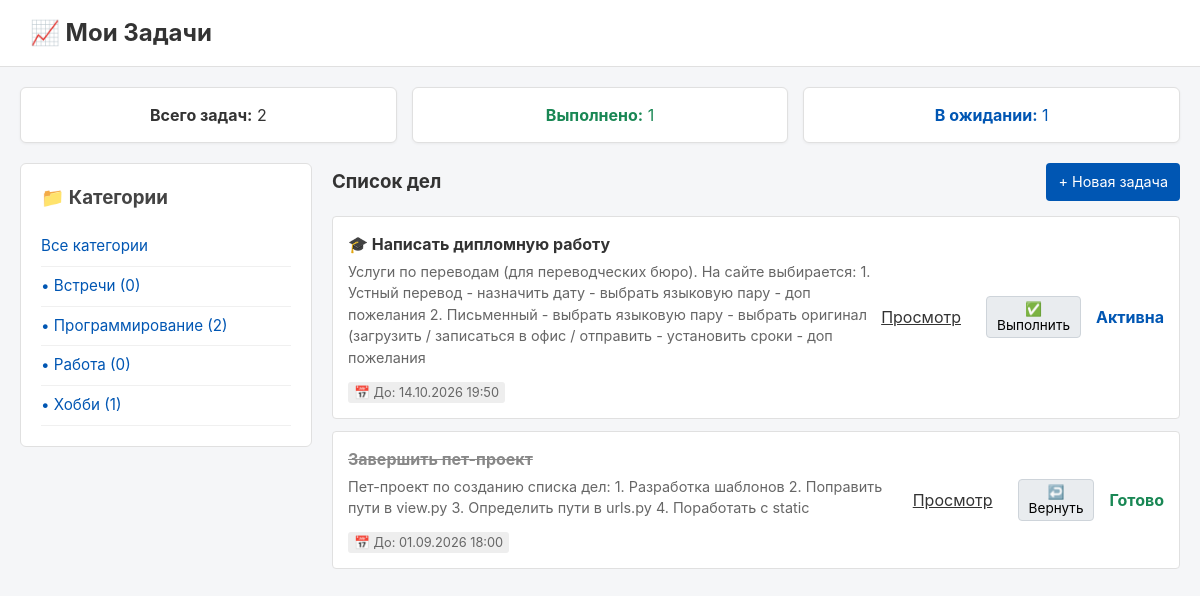
/?category=1, run on the app's committed database.
### todoapp/models.py (models this page shows, shortened)
class Category(models.Model):
    name = models.CharField(
        max_length = 60,
        verbose_name = "Название",
        help_text = "Введите название категории:"
    )
    class Meta:
        verbose_name = "Категория"
        verbose_name_plural = "Категории"
        ordering = ['name']

class Task(models.Model):
    title = models.CharField(
        max_length=200,
        verbose_name="Задача",
        help_text="Введите название задачи:"
    )
    description = models.TextField(
        max_length=500,
        verbose_name="Описание",
        help_text="Введите описание задачи:"
    )
    created_date = models.DateTimeField(
        auto_now_add=True,
        verbose_name="Дата создания задачи:",
        help_text="Введите дату создания задачи:"
    )
    due_date = models.DateTimeField(
        null=True,
        blank=True,
        verbose_name="Срок выполнения задачи:",
        help_text="Введите срок выполнения задачи:"
    )
    is_completed = models.BooleanField(
        default=False,
        verbose_name="Выполнено",
    )
    category_task = models.ForeignKey(
        Category,
        on_delete = models.SET_NULL,
        null=True,
        blank=True,
        verbose_name="Название",
        related_name="tasks", #category.tasks.all
    )
    @property
    def is_past_due(self):
        if self.due_date and not self.is_completed:
            return timezone.now() > self.due_date
        return False
    def get_absolute_url(self):
        return reverse("todo:task_detail", kwargs={"pk": self.pk})
    class Meta:
        verbose_name="Задача"
        verbose_name_plural="Задачи"
        ordering=['is_completed', '-created_date']

### todoapp/views.py (the view)
# urls.py: path('', views.IndexView.as_view(), name='index'),
class IndexView(View):
    def get(self, request):
        tasks = Task.objects.all()
        category_id = request.GET.get('category')
        if category_id:
            tasks = tasks.filter(category_task_id=category_id)
        total_tasks = tasks.count()
        completed_tasks = tasks.filter(is_completed=True).count()
        pending_tasks = total_tasks - completed_tasks
        task_categories = Category.objects.all()
        context = {
            "tasks": tasks,
            "total_tasks": total_tasks,
            "completed_tasks": completed_tasks,
            "pending_tasks": pending_tasks,
            "categories": task_categories,
        }
        return render(request, "main.html", context)

### templates/main.html (shortened to what this page needs)
<!DOCTYPE html>
<html lang="ru">
<head>
    <link rel="stylesheet" href="/static/styles.css">
</head>
<body>
    <div class="header-bar">
        <h2>📈 Мои Задачи</h2>
    </div>
    <div class="stats-container">
        <div class="stat-box">
            <strong>Всего задач:</strong> {{ total_tasks }}
        </div>
        <div class="stat-box stat-box-completed">
            <strong>Выполнено:</strong> {{ completed_tasks }}
        </div>
        <div class="stat-box stat-box-pending">
            <strong>В ожидании:</strong> {{ pending_tasks }}
        </div>
    </div>
    <div class="main-layout">
        <div class="sidebar">
            <h3>📁 Категории</h3>
            <a href="{% url 'todo:index' %}" class="category-link">Все категории</a>
            {% for category in categories %}
                <a href="?category={{ category.id }}" class="category-link">
                    • {{ category.name }} ({{ category.tasks.count }})
                </a>
            {% empty %}
                <p>Категорий нет</p>
            {% endfor %}
        </div>
        <div class="content-area">
            <div class="content-header">
                <h3>Список дел</h3>
                <a href="{% url 'todo:task_create' %}" class="btn btn-primary">+ Новая задача</a>
            </div>
            {% for task in tasks %}
                <div class="task-card">
                    <div>
                        <h4 class="{% if task.is_completed %}line-through{% endif %}">
                            {{ task.title }}
                        </h4>
                        <p>{{ task.description }}</p>
                        <span class="task-card-meta">
                            📅 До: {{ task.due_date|date:"d.m.Y H:i"|default:"Не указан" }}
                        </span>
                    </div>
                    <div style="display: flex; align-items: center; gap: 15px;">
                        <a href="{{ task.get_absolute_url }}">Просмотр</a>
                        <form action="{% url 'todo:task_toggle' task.id %}" method="post" style="margin: 0;">
                            <button type="submit" class="btn" style="padding: 4px 10px; font-size: 0.85em; cursor: pointer; background: #e9ecef; border: 1px solid #ced4da; border-radius: 4px; font-family: inherit;">
                                {% if task.is_completed %}↩️ Вернуть{% else %}✅ Выполнить{% endif %}
                            </button>
                        </form>
                        {% if task.is_completed %}
                            <span class="task-status-completed">Готово</span>
                        {% elif task.is_past_due %}
                            <span class="task-status-expired" style="color: #dc3545; font-weight: bold;">Просрочена</span>
                        {% else %}
                            <span class="task-status-active">Активна</span>
                        {% endif %}
                    </div>
                </div>
            {% empty %}
                <div class="empty-state">
                    <p>🎉 Список пуст! Задач не обнаружено.</p>
                </div>
            {% endfor %}
        </div>
    </div>
</body>
</html>

### todoapp/static/styles.css (style rules this page uses)
body { font-family: -apple-system, BlinkMacSystemFont, "Segoe UI", Roboto, Helvetica, Arial, sans-serif; background-color: #f5f6f8; color: #333333; margin: 0; padding: 0; line-height: 1.5; }
.header-bar { background-color: #ffffff; padding: 15px 30px; border-bottom: 1px solid #e0e0e0; margin-bottom: 20px; }
.header-bar h2 { margin: 0; }
.main-layout { display: flex; max-width: 1200px; margin: 0 auto; padding: 0 20px; gap: 20px; }
.sidebar { width: 250px; flex-shrink: 0; background: #ffffff; padding: 20px; border-radius: 6px; border: 1px solid #e0e0e0; align-self: flex-start; }
.sidebar h3 { margin-top: 0; margin-bottom: 15px; color: #444; }
.category-link { display: block; color: #0056b3; text-decoration: none; padding: 8px 0; font-size: 0.95em; border-bottom: 1px solid #f0f0f0; }
.content-area { flex-grow: 1; }
.content-header { display: flex; justify-content: space-between; align-items: center; margin-bottom: 15px; }
.content-header h3 { margin: 0; }
.stats-container { display: flex; max-width: 1160px; margin: 0 auto 20px auto; padding: 0 20px; gap: 15px; }
.stat-box { flex: 1; background: #ffffff; padding: 15px; border-radius: 6px; border: 1px solid #e0e0e0; text-align: center; box-shadow: 0 1px 3px rgba(0,0,0,0.05); }
.stat-box-completed { color: #198754; }
.stat-box-pending { color: #0056b3; }
.task-card { display: flex; justify-content: space-between; align-items: center; background: #ffffff; padding: 15px; margin-bottom: 12px; border-radius: 4px; border: 1px solid #e0e0e0; }
.task-card h4 { margin: 0 0 5px 0; }
.task-card p { margin: 0 0 10px 0; color: #666666; font-size: 0.9em; }
.task-card a { color: #333333; margin-right: 10px; }
.task-card-meta { font-size: 0.8em; color: #666666; background: #eee; padding: 3px 6px; border-radius: 3px; }
.task-status-completed { color: #198754; font-weight: bold; }
.task-status-active { color: #0056b3; font-weight: bold; }
.line-through { text-decoration: line-through; color: #888888; }
.btn { padding: 8px 16px; text-decoration: none; border-radius: 4px; font-size: 0.9em; display: inline-block; }
.btn-primary { background-color: #0056b3; color: white; padding: 8px 12px; }

### data on the page
Category: name "Встречи", tasks.count "0"
Category: name "Программирование", tasks.count "2"
Category: name "Работа", tasks.count "0"
Category: name "Хобби", tasks.count "1"
Task: title "🎓 Написать дипломную работу", description "Услуги по переводам (для переводческих бюро). На сайте выбирается: 1. Устный перевод - назначить дату - выбрать языковую пару - доп пожелания 2. Письменный - выбрать языковую пару - выбрать оригинал (загрузить / записаться в офис / отправить - установить сроки - доп пожелания", due_date "14.10.2026 19:50", is_completed "✅ Выполнить"
Task: title "Завершить пет-проект", description "Пет-проект по созданию списка дел: 1. Разработка шаблонов 2. Поправить пути в view.py 3. Определить пути в urls.py 4. Поработать с static", due_date "01.09.2026 18:00", is_completed "↩️ Вернуть"

### other printed values
{{ total_tasks }} "2"
{{ completed_tasks }} "1"
{{ pending_tasks }} "1"
